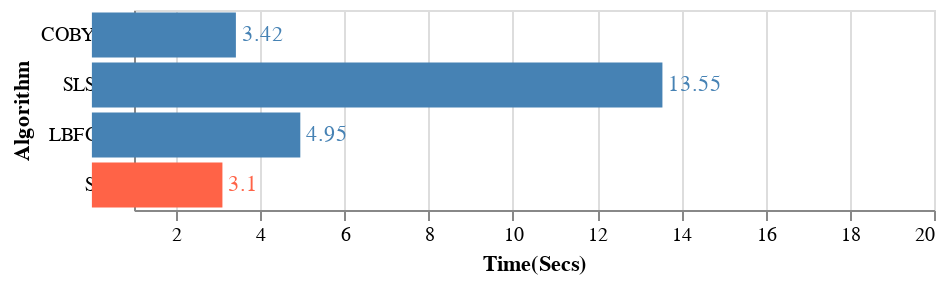

Write notebook code for a chart like this one.
### Code cell
time_dict = {'COBYLA': 3.42, 'SLSQP': 13.55, 'LBFGSB': 4.95, 'SQP': 3.1}
order = ['COBYLA', 'SLSQP', 'LBFGSB', 'SQP']

#time_dict = {'COBYLA': cobyla_time, 'SLSQP': slsqp_time, 'LBFGSB': lbfgs_time}

source = pd.DataFrame(pd.Series(time_dict)).reset_index().round(2)
source.columns = ['Algorithm', 'Time(Secs)']
source.info()

bars = alt.Chart(source).mark_bar().encode(
    y=alt.Y('Algorithm:O', sort = order),
    x=alt.X("Time(Secs):Q", scale=alt.Scale(domain = (1, 20))),
    color=alt.condition(
        (alt.datum.Algorithm == 'SQP'),  # If the year is 1810 this test returns True,
        alt.value('tomato'),     # which sets the bar orange.
        alt.value('steelblue')   # And if it's not true it sets the bar steelblue.
    )
)

text = bars.mark_text(
    align='left',
    baseline='middle',
    dx=3  # Nudges text to right so it doesn't appear on top of the bar
).encode(
    text='Time(Secs):Q'
)

(bars + text).properties(height=100, width = 400)

### Figure 1 — Vega-Lite specification as saved in the notebook (floating-point values rounded to 4 significant figures)
{"config": {"view": {"continuousWidth": 400, "continuousHeight": 300}}, "layer": [{"mark": "bar", "encoding": {"color": {"condition": {"value": "tomato", "test": "(datum.Algorithm === 'SQP')"}, "value": "steelblue"}, "x": {"type": "quantitative", "field": "Time(Secs)", "scale": {"domain": [1, 20]}}, "y": {"type": "ordinal", "field": "Algorithm", "sort": ["COBYLA", "SLSQP", "LBFGSB", "SQP"]}}}, {"mark": {"type": "text", "align": "left", "baseline": "middle", "dx": 3}, "encoding": {"color": {"condition": {"value": "tomato", "test": "(datum.Algorithm === 'SQP')"}, "value": "steelblue"}, "text": {"type": "quantitative", "field": "Time(Secs)"}, "x": {"type": "quantitative", "field": "Time(Secs)", "scale": {"domain": [1, 20]}}, "y": {"type": "ordinal", "field": "Algorithm", "sort": ["COBYLA", "SLSQP", "LBFGSB", "SQP"]}}}], "data": {"name": "data-eae835b2e167e1232746f6fa347cd0cb"}, "height": 100, "width": 400, "$schema": "https://vega.github.io/schema/vega-lite/v4.8.1.json", "datasets": {"data-eae835b2e167e1232746f6fa347cd0cb": [{"Algorithm": "COBYLA", "Time(Secs)": 3.42}, {"Algorithm": "SLSQP", "Time(Secs)": 13.55}, {"Algorithm": "LBFGSB", "Time(Secs)": 4.95}, {"Algorithm": "SQP", "Time(Secs)": 3.1}]}}
